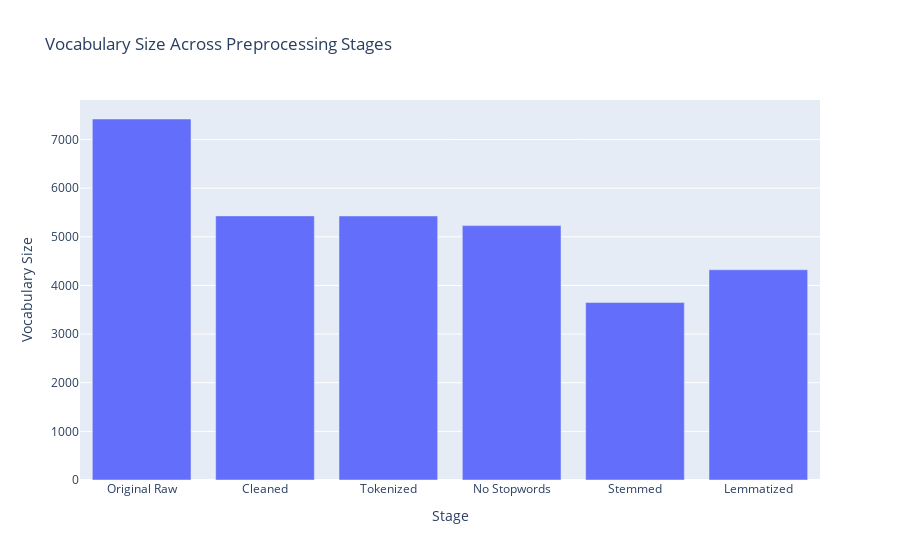

Notebook code cell kept with this figure:
### Markdown cell above
### 6. Compare

### Code cell
import plotly.graph_objects as go

labels = [
    "Original Raw",
    "Cleaned",
    "Tokenized",
    "No Stopwords",
    "Stemmed",
    "Lemmatized"
]
values = [
    vocab_before,
    vocab_after,
    vocab_tokenized,
    vocab_no_stop,
    vocab_stemmed,
    vocab_lemmatized
]

fig = go.Figure([go.Bar(x=labels, y=values)])
fig.update_layout(title="Vocabulary Size Across Preprocessing Stages",
                  xaxis_title="Stage", yaxis_title="Vocabulary Size")
fig.show()

### Figure 1 — Plotly figure (JSON) as saved in the notebook; plotly's stock layout.template omitted (floating-point values rounded to 4 significant figures)
{"data": [{"type": "bar", "x": ["Original Raw", "Cleaned", "Tokenized", "No Stopwords", "Stemmed", "Lemmatized"], "y": [7422, 5430, 5428, 5230, 3649, 4322]}], "layout": {"title": {"text": "Vocabulary Size Across Preprocessing Stages"}, "xaxis": {"title": {"text": "Stage"}}, "yaxis": {"title": {"text": "Vocabulary Size"}}}}
